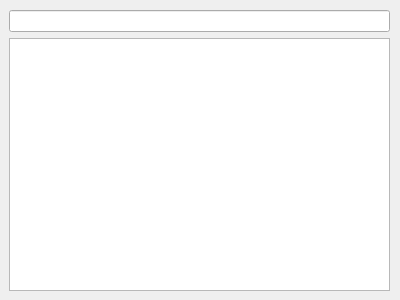
<?xml version="1.0" encoding="UTF-8"?>
<ui version="4.0">
 <class>args</class>
 <widget class="QWidget" name="args">
  <property name="geometry">
   <rect>
    <x>0</x>
    <y>0</y>
    <width>400</width>
    <height>300</height>
   </rect>
  </property>
  <property name="windowTitle">
   <string>参数列表</string>
  </property>
  <widget class="QWidget" name="verticalLayoutWidget">
   <property name="geometry">
    <rect>
     <x>9</x>
     <y>10</y>
     <width>381</width>
     <height>281</height>
    </rect>
   </property>
   <layout class="QVBoxLayout" name="verticalLayout">
    <item>
     <widget class="QLineEdit" name="le_search"/>
    </item>
    <item>
     <widget class="QTableView" name="tb_view"/>
    </item>
   </layout>
  </widget>
 </widget>
 <resources/>
 <connections/>
</ui>
